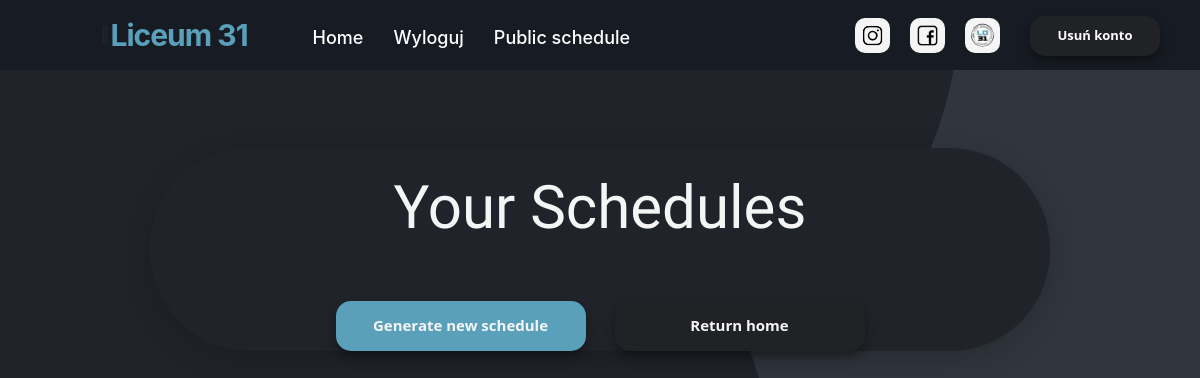
Before: /tournaments (signed in) with the older database file.
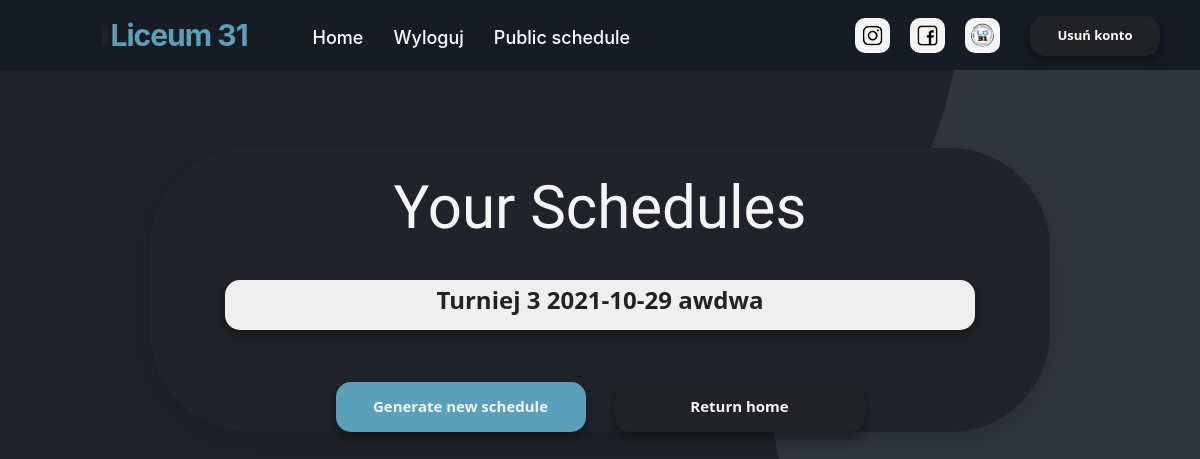
After: the same page with the newer database file.
### website/models.py (models this page shows)
class Tournament(db.Model):
    id = db.Column(db.Integer,primary_key=True)
    user_id = db.Column(db.Integer,db.ForeignKey('user.id'))
    name = db.Column(db.String(150))
    date = db.Column(db.Date)
    location = db.Column(db.String(150))
    discipline = db.Column(db.String(150))
    type = db.Column(db.String(150))
    status = db.Column(db.String(150), default="upcoming")
    is_public = db.Column(db.Boolean(),default=False)
    current_round_number = db.Column(db.Integer(),default=0)
    edited_dual_id = db.Column(db.Integer())
    rounds = db.relationship('Round')
    duals = db.relationship('Dual')
    opponents = db.relationship('Opponent')
    standings = db.relationship('Standing')

### website/views.py (the view)
@views.route('/tournaments', methods=['GET', 'POST'])
@login_required
def tournaments():
    return render_template("tournaments.html", user=current_user)

### website/__init__.py (called while the page is built)
def create_app():
    app = Flask(__name__)
    app.config['SECRET_KEY'] = 'kjabwdlajbal'
    app.config['SQLALCHEMY_DATABASE_URI'] = f'sqlite:///{DB_NAME}'
    db.init_app(app)  # inicjowanie bazy danych dla aplikacji
    from .views import views
    from .auth import auth
    app.register_blueprint(views, url_prefix='/')
    app.register_blueprint(auth, url_prefix='/')
    from .models import User
    create_datebase(app)
    login_manager = LoginManager()
    login_manager.login_view = 'auth.login'
    login_manager.init_app(app)
    @login_manager.user_loader
    def load_user(id):
        return User.query.get(int(id))
    return app

### website/templates/tournaments.html
 {% extends "base.html" %} {% block title %}Schedules{% endblock %} {% block content %}
<section class="tournaments_box_container container_tournaments">
    <br>
    <h3 align="center">Your Schedules</h3>
    <br>
    <ol class="list-group list-group-flush" id="pary">
        {% for tournament in user.tournaments %}
        <div align="center">
            <ol class="badge ">
                <button class="btn-danger_nav_list_group" onClick="showTournament({{tournament.id}})"><h4>{{tournament.name}} {{tournament.date}} {{tournament.location}}</h4> </button>
            </ol>
        </div>
        <br /> {% endfor %}
    </ol>
    <br />
    <div align="center">
        <a href="/new-schedule">
            <button type="button" class="btn-danger_nav_tournaments_blue">Generate new schedule</button>
        </a>
        <a href="/" style="margin-left: 25px;">
            <button type="button" class="btn-danger_nav_tournaments">Return home</button>
        </a>
    </div>
</section>
{% endblock %}

### website/templates/base.html (shortened to what this page needs)
<!DOCTYPE html>
<html>
<head>
    <link rel="stylesheet" href="https://stackpath.bootstrapcdn.com/bootstrap/4.4.1/css/bootstrap.min.css" />
    <link rel="stylesheet" href="https://stackpath.bootstrapcdn.com/font-awesome/4.7.0/css/font-awesome.min.css" />
    <link rel="stylesheet" href="{{ url_for('static', filename='style.css') }}">
</head>
<body>
    <nav>
        <div class="menu-icon">
            <span class="fas fa-bars"></span></div>
        <div class="logo" style="color: #5AA0BA; font-weight: 700;">
            Liceum 31</div>
        <div class="nav-items">
            {% if user.is_authenticated %}
            <li><a class="linkbutton link-active" id="home" href="/">Home</a></li>
            <li><a class="linkbutton" id="logout" href="/logout">Wyloguj</a></li>
            <li><a class="linkbutton" href="/public-schedule">Public schedule</a></li>
            {% else %}
            <li><a class="linkbutton" id="login" href="/login">Zaloguj</a></li>
            <li><a class="linkbutton" id="signUp" href="/sign-up">Zarejestruj się</a></li>
            {% endif %}
        </div>
        <a href="https://www.instagram.com/31lokrakow" target="_blank" rel="noopener noreferrer"> <img style="margin-right: 20px;" class="logo_social" src="../static/instragram-icon.png" width="35" height="35" alt="Instagram logo"></a>
        <a href="https://www.facebook.com/31LOKrakow" target="_blank" rel="noopener noreferrer"> <img style="margin-right: 20px;" class="logo_social" src="../static/facebook-icon.png" width="35" height="35" alt="Facebook logo"></a>
        <a href="https://www.lo31.krakow.pl/" target="_blank" rel="noopener noreferrer"> <img class="logo_social" src="../static/logo 31lo.png" width="35" height="35" alt="Oficjalna strona 31LO"></a>
        <button style="margin-left: 30px; margin-right: -60px;" align="right" type="submit" class="btn-danger_nav" onClick="deleteUser({{user.id}})">
      Usuń konto
    </button>
    </nav>
    <div class="container">{% block content %} {% endblock %}</div>
</body>
</html>

### website/static/style.css (style rules this page uses)
body { background-image: url("../static/bgp.png"); scroll-behavior: smooth; overflow: overlay; background-repeat: no-repeat; background-attachment: fixed }
.list-group { display: flex; flex-direction: column; padding-left: 0; margin-bottom: 0; font-weight: 700; }
nav { background: #171c24; display: flex; flex-wrap: wrap; align-items: center; justify-content: space-between; height: 70px; padding: 0 100px; }
nav .logo { color: #fff; font-size: 30px; font-weight: 600; letter-spacing: -1px; text-decoration: none; }
nav .nav-items { display: flex; flex: 1; padding: 0 0 0 50px; margin-top: 4px; }
nav .nav-items li { list-style: none; padding: 0 15px; }
nav .nav-items li a { color: #fff; font-size: 18px; font-weight: 500; text-decoration: none; }
.logo_social { border-radius: 10px; background-color: whitesmoke; }
h3 { color: whitesmoke; font-family: 'Stick No Bills', sans-serif; font-size: 60px; }
.tournaments_box_container { background-color: #20242A; height: 300px; width: 700px; box-shadow: 0 8px 30px 0 rgba(0, 0, 0, 0.2); border-radius: 100px; }
.container_tournaments { width: 900px; height: auto; margin: 0 auto; margin-top: 7%; }
a { color: #fff; font-size: 15px; font-weight: 500; text-decoration: none; }
h4 { font-family: "Segoe UI", Tahoma, Geneva, Verdana, sans-serif; }
.btn-danger_nav { background-color: #202225; border: 0; width: 130px; height: 40px; border-radius: 15px; font-family: "Segoe UI", Tahoma, Geneva, Verdana, sans-serif; color: white; font-size: 13px; font-weight: bold; outline: none; box-shadow: 0px 5px 12px rgba(0, 0, 0, 0.4); transition: 0.5s; backface-visibility: hidden; margin-top: 1px; }
.btn-danger_nav_list_group { border: 0; width: 750px; height: 50px; border-radius: 15px; outline: none; box-shadow: 0px 5px 12px rgba(0, 0, 0, 0.4); transition: 0.5s; backface-visibility: hidden; margin-top: 1px; }
.btn-danger_nav_list_group h4 { color: #202225; font-family: "Segoe UI", Tahoma, Geneva, Verdana, sans-serif; font-weight: bold; padding: 5px; }
.btn-danger_nav_tournaments_blue { background-color: #5AA0BA; border: 0; width: 250px; height: 50px; border-radius: 15px; font-family: "Segoe UI", Tahoma, Geneva, Verdana, sans-serif; color: whitesmoke; font-size: 15px; font-weight: bold; outline: none; box-shadow: 0px 5px 12px rgba(0, 0, 0, 0.4); transition: 0.5s; backface-visibility: hidden; margin-top: 1px; }
.btn-danger_nav_tournaments { background-color: #202225; border: 0; width: 250px; height: 50px; border-radius: 15px; font-family: "Segoe UI", Tahoma, Geneva, Verdana, sans-serif; color: whitesmoke; font-size: 15px; font-weight: bold; outline: none; box-shadow: 0px 5px 12px rgba(0, 0, 0, 0.4); transition: 0.5s; backface-visibility: hidden; margin-top: 1px; }

Changed rows visible on the page:
added Tournament: name "Turniej 3", date "2021-10-29", location "awdwa"
